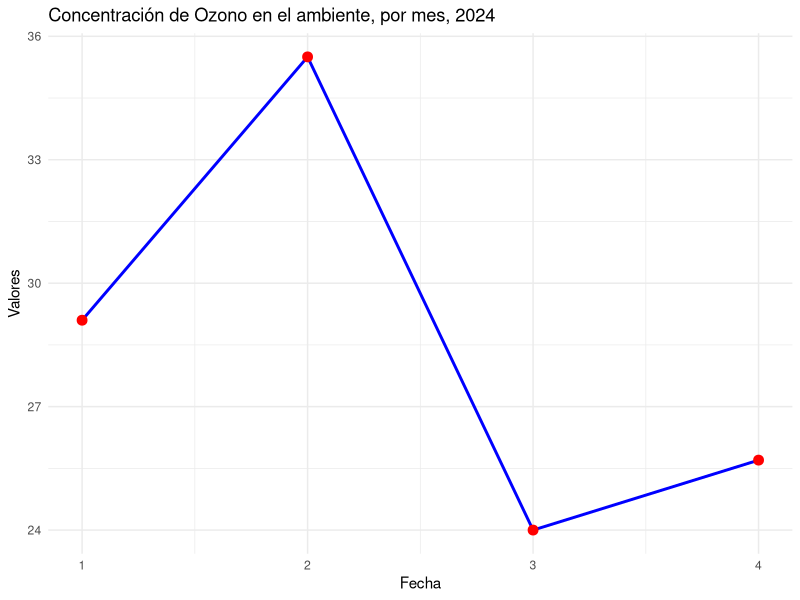
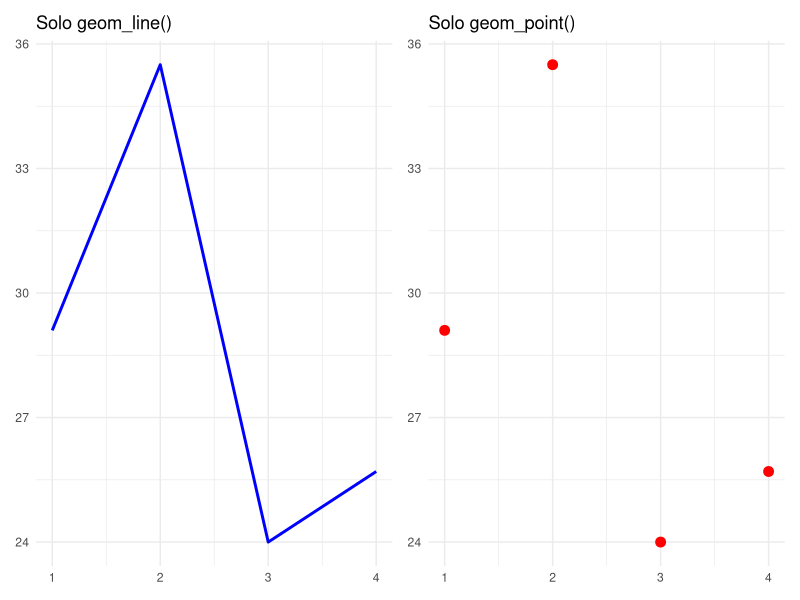
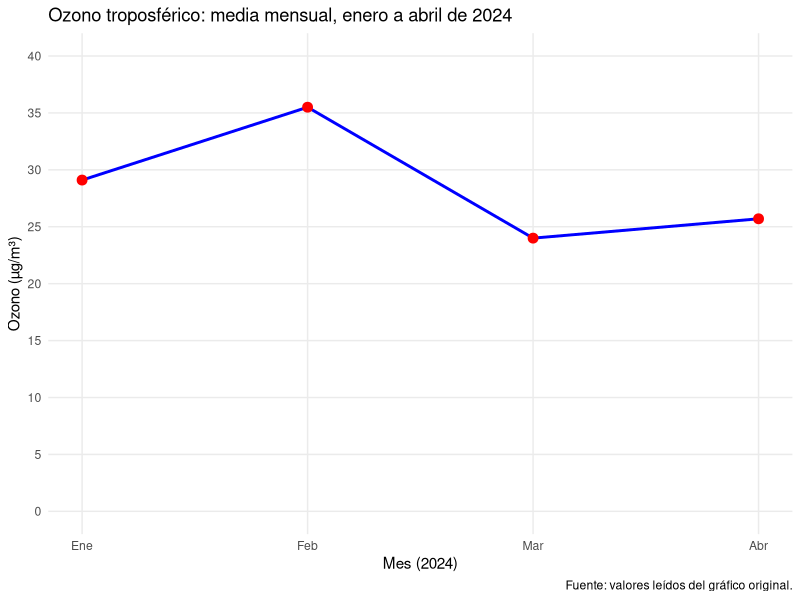

The R script that drew these images, in order:
# =============================================================================
# Figuras de la primera parte del teórico "Las partes de un gráfico" (ggplot2)
# Valores de ozono leídos del gráfico original (media mensual, ene–abr 2024).
# Genera: partida.png, geometria.png, corregida.png en imagenes/
# =============================================================================
library(tidyverse)
library(patchwork)

dir.create(here::here("imagenes"), showWarnings = FALSE, recursive = TRUE)
guardar <- function(p, nombre, ancho = 8, alto = 5) {
  ggsave(here::here("imagenes", nombre), p,
         width = ancho, height = alto, dpi = 300, bg = "white")
}

ozono_mes <- tibble(
  mes          = 1:4,
  o3_medio_mes = c(29.1, 35.5, 24.0, 25.7)
)

# --- El gráfico del que partimos (código de la clase 7, sección 4.2) ---------
p_partida <- ozono_mes %>%
  ggplot(aes(x = mes, y = o3_medio_mes)) +
  geom_line(color = "blue", linewidth = 1) +
  geom_point(color = "red", size = 3) +
  theme_minimal() +
  labs(title = "Concentración de Ozono en el ambiente, por mes, 2024",
       x = "Fecha", y = "Valores")
guardar(p_partida, "partida.png")

# --- La geometría: dos capas separadas ---------------------------------------
p_linea <- ggplot(ozono_mes, aes(x = mes, y = o3_medio_mes)) +
  geom_line(color = "blue", linewidth = 1) +
  theme_minimal() + labs(title = "Solo geom_line()", x = NULL, y = NULL)
p_puntos <- ggplot(ozono_mes, aes(x = mes, y = o3_medio_mes)) +
  geom_point(color = "red", size = 3) +
  theme_minimal() + labs(title = "Solo geom_point()", x = NULL, y = NULL)
guardar(p_linea | p_puntos, "geometria.png", ancho = 10, alto = 4)

# --- Una versión corregida ---------------------------------------------------
p_corregida <- ozono_mes %>%
  ggplot(aes(x = mes, y = o3_medio_mes)) +
  geom_line(color = "blue", linewidth = 1) +
  geom_point(color = "red", size = 3) +
  scale_x_continuous(breaks = 1:4, labels = c("Ene", "Feb", "Mar", "Abr")) +
  scale_y_continuous(limits = c(0, 40), breaks = seq(0, 40, 5)) +
  theme_minimal() +
  theme(panel.grid.minor = element_blank()) +
  labs(title = "Ozono troposférico: media mensual, enero a abril de 2024",
       x = "Mes (2024)", y = "Ozono (µg/m³)",
       caption = "Fuente: valores leídos del gráfico original.")
guardar(p_corregida, "corregida.png")
